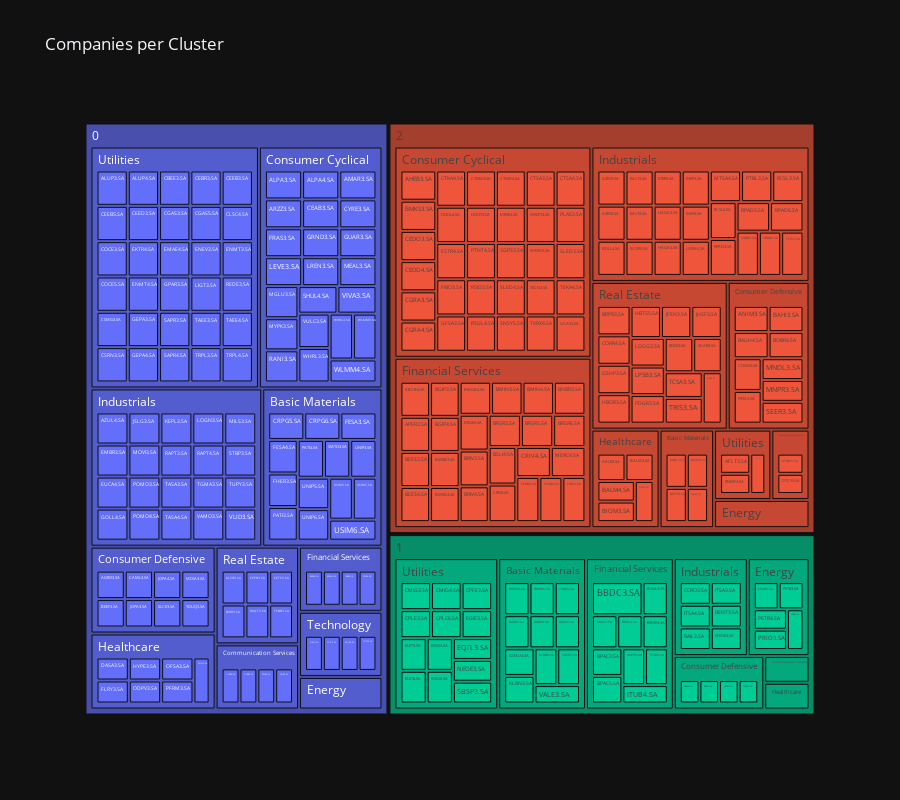

Here is the notebook cell this chart was saved with:
### Markdown cell above
**Company Clusters Analysis**

- **`Cluster 0`**: **121** companies (**41.58%**)
  - Largest cluster, indicating a common set of characteristics among many companies.

- **`Cluster 1`**: **52** companies (**17.87%**)
  - Smaller cluster, could represent niche markets or specialized company attributes.

- **`Cluster 2`**: **118** companies (**40.55%**)
  - Nearly as large as Cluster 0, suggesting another broad category of companies.

**`Key Points`**:
- `Clusters 0 and 2` dominate the dataset, implying two main types of company profiles.
- `Cluster 1`, being the smallest, may require further investigation to determine its unique traits.

### Code cell
fig = px.treemap(df_fundamentals_scored_kmeans, path=['kmeans_cluster', 'sector', 'ticker'], title='Treemap of Companies in Clusters')
fig.update_layout(title='Companies per Cluster', template='plotly_dark', height = 800)
fig.show()

### Figure 1 — Plotly figure (JSON) as saved in the notebook; plotly's stock layout.template omitted (floating-point values rounded to 4 significant figures; data arrays with more than 128 entries replaced by an {"elided": "..."} marker saying what was removed)
{"data": [{"branchvalues": "total", "domain": {"x": [0, 1], "y": [0, 1]}, "hovertemplate": "labels=%{label}<br>count=%{value}<br>parent=%{parent}<br>id=%{id}<extra></extra>", "ids": {"elided": "322 str values"}, "labels": {"elided": "322 str values"}, "name": "", "parents": {"elided": "322 str values"}, "type": "treemap", "values": {"elided": "322 int values"}}], "layout": {"height": 800, "legend": {"tracegroupgap": 0}, "title": {"text": "Companies per Cluster"}}}
